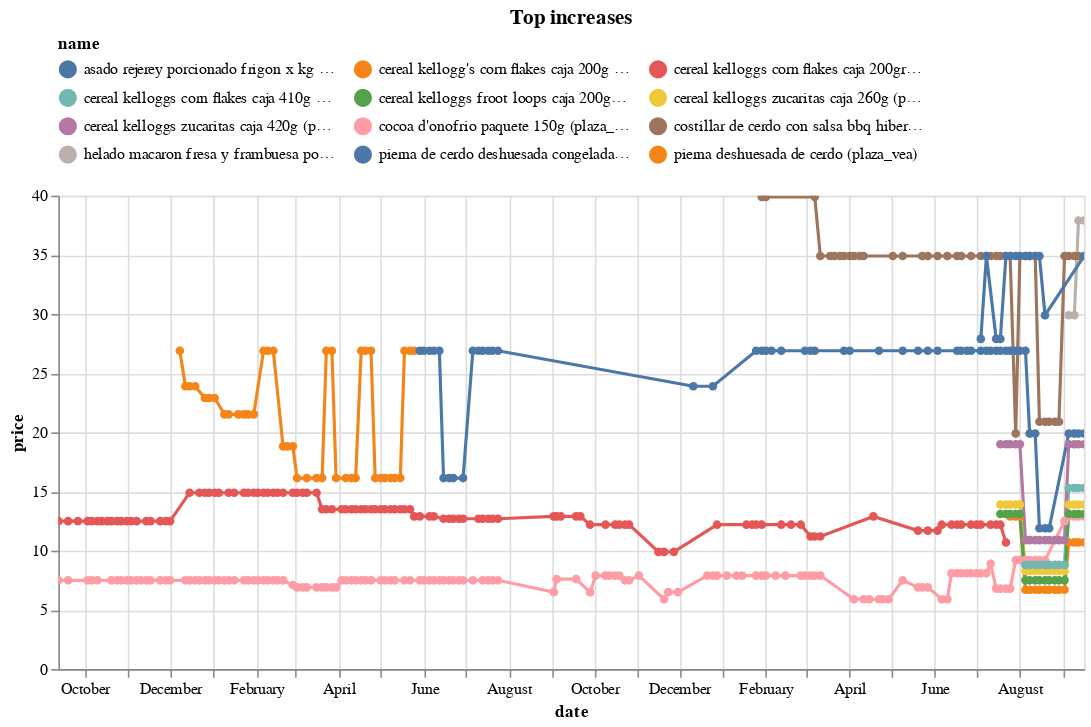

Notebook code for this chart:
### Code cell
(top_changes
 .sort_values('change')
 .tail(10)
 .pipe(plot_changes, 'Top increases')
)

### Figure 1 — Vega-Lite specification as saved in the notebook (floating-point values rounded to 4 significant figures; data arrays with more than 128 entries replaced by an {"elided": "..."} marker saying what was removed)
{"config": {"view": {"continuousWidth": 300, "continuousHeight": 300}, "legend": {"columns": 3, "orient": "top"}}, "data": {"name": "data-9fd54714db26291bef4009ccdf34c89e"}, "mark": {"type": "line", "point": true}, "encoding": {"color": {"field": "name", "scale": {"domain": ["asado rejerey porcionado frigon x kg (plaza_vea)", "cereal kellogg's corn flakes caja 200g (plaza_vea)", "cereal kelloggs corn flakes caja 200gr (plaza_vea)", "cereal kelloggs corn flakes caja 410g (plaza_vea)", "cereal kelloggs froot loops caja 200g (plaza_vea)", "cereal kelloggs zucaritas caja 260g (plaza_vea)", "cereal kelloggs zucaritas caja 420g (plaza_vea)", "cocoa d'onofrio paquete 150g (plaza_vea)", "costillar de cerdo con salsa bbq hibero paquete 475g (plaza_vea)", "helado macaron fresa y frambuesa pote 420ml (plaza_vea)", "pierna de cerdo deshuesada congelada x kg (plaza_vea)", "pierna deshuesada de cerdo (plaza_vea)"]}, "type": "nominal"}, "tooltip": [{"field": "name", "type": "nominal"}, {"field": "price", "type": "quantitative"}, {"field": "last_price", "type": "quantitative"}], "x": {"field": "date", "type": "temporal"}, "y": {"field": "price", "type": "quantitative"}}, "params": [{"name": "param_5", "select": {"type": "point", "fields": ["name"]}, "bind": "legend"}, {"name": "param_6", "select": {"type": "interval", "encodings": ["x", "y"]}, "bind": "scales"}], "title": "Top increases", "transform": [{"filter": {"param": "param_5"}}], "width": 650, "$schema": "https://vega.github.io/schema/vega-lite/v5.20.1.json", "datasets": {"data-9fd54714db26291bef4009ccdf34c89e": {"elided": "495 records"}}}
